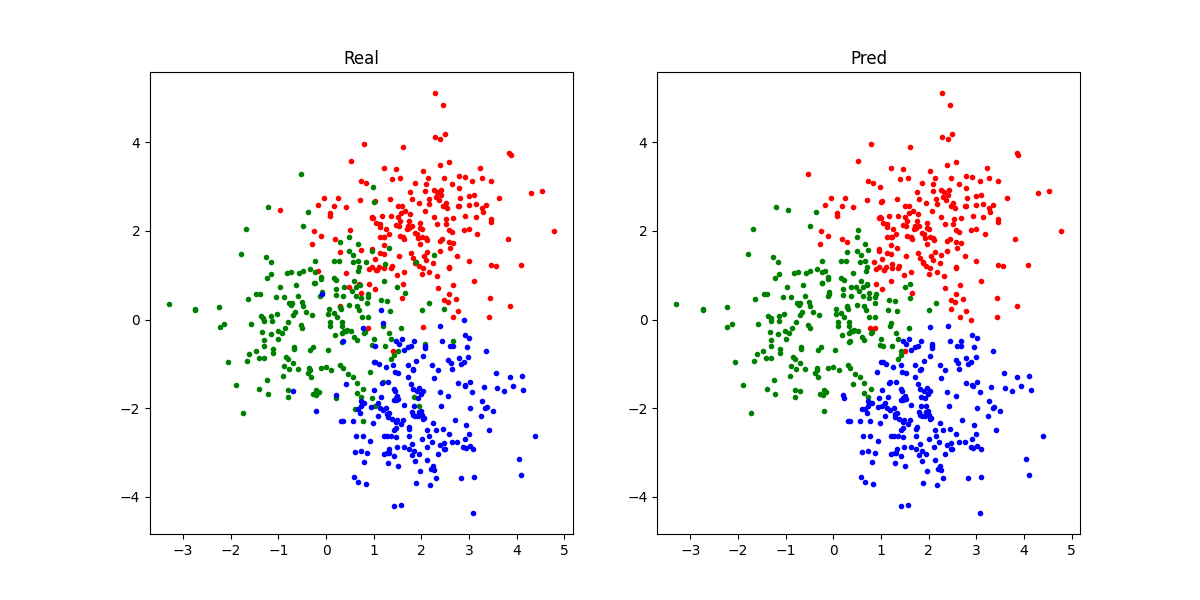

Write the Python code that produced this figure.
# -*- coding: utf-8 -*-
# @Date  : 2020/5/20
# @Author: Luokun
# @Email : olooook@outlook.com

import matplotlib.pyplot as plt
import numpy as np


class KNN:
    """
    K nearest neighbor classifier(K近邻分类器)
    """

    def __init__(self, k: int):
        """
        :param K: 分类近邻数
        """
        self.k = k
        self.X, self.Y = None, None

    def fit(self, X: np.ndarray, Y: np.ndarray):
        self.X, self.Y = X, Y  # 训练集X与Y，类别已知

    def __call__(self, X: np.ndarray):
        Y = np.zeros([len(X)], dtype=int)  # X对应的类别输出变量
        for i, x in enumerate(X):
            dist = np.linalg.norm(self.X - x, axis=1)  # 计算x与所有已知类别点的距离
            topk = np.argsort(dist)[:self.k]  # 取距离最近的k个点对应的索引
            counter = np.bincount(self.Y[topk])  # 统计k近邻点的类别数量
            Y[i] = np.argmax(counter)  # k近邻次数最多的类别将作为x的类别
        return Y


def load_data():
    x = np.stack([np.random.randn(200, 2) + np.array([2, 2]),
                  np.random.randn(200, 2),
                  np.random.randn(200, 2) + np.array([2, -2])])
    y = np.stack([np.full([200], 0), np.full([200], 1), np.full([200], 2)])
    return x, y


if __name__ == '__main__':
    x, y = load_data()

    plt.figure(figsize=[12, 6])
    plt.subplot(1, 2, 1)
    plt.title('Real')
    plt.scatter(x[0, :, 0], x[0, :, 1], color='r', marker='.')
    plt.scatter(x[1, :, 0], x[1, :, 1], color='g', marker='.')
    plt.scatter(x[2, :, 0], x[2, :, 1], color='b', marker='.')

    x, y = x.reshape(-1, 2), y.flatten()
    knn = KNN(3)
    knn.fit(x, y)
    pred = knn(x)
    acc = np.sum(pred == y) / len(pred)
    print(f'Accuracy = {100 * acc:.2f}%')

    x0, x1, x2 = x[pred == 0], x[pred == 1], x[pred == 2]
    plt.subplot(1, 2, 2)
    plt.title('Pred')
    plt.scatter(x0[:, 0], x0[:, 1], color='r', marker='.')
    plt.scatter(x1[:, 0], x1[:, 1], color='g', marker='.')
    plt.scatter(x2[:, 0], x2[:, 1], color='b', marker='.')
    plt.show()
